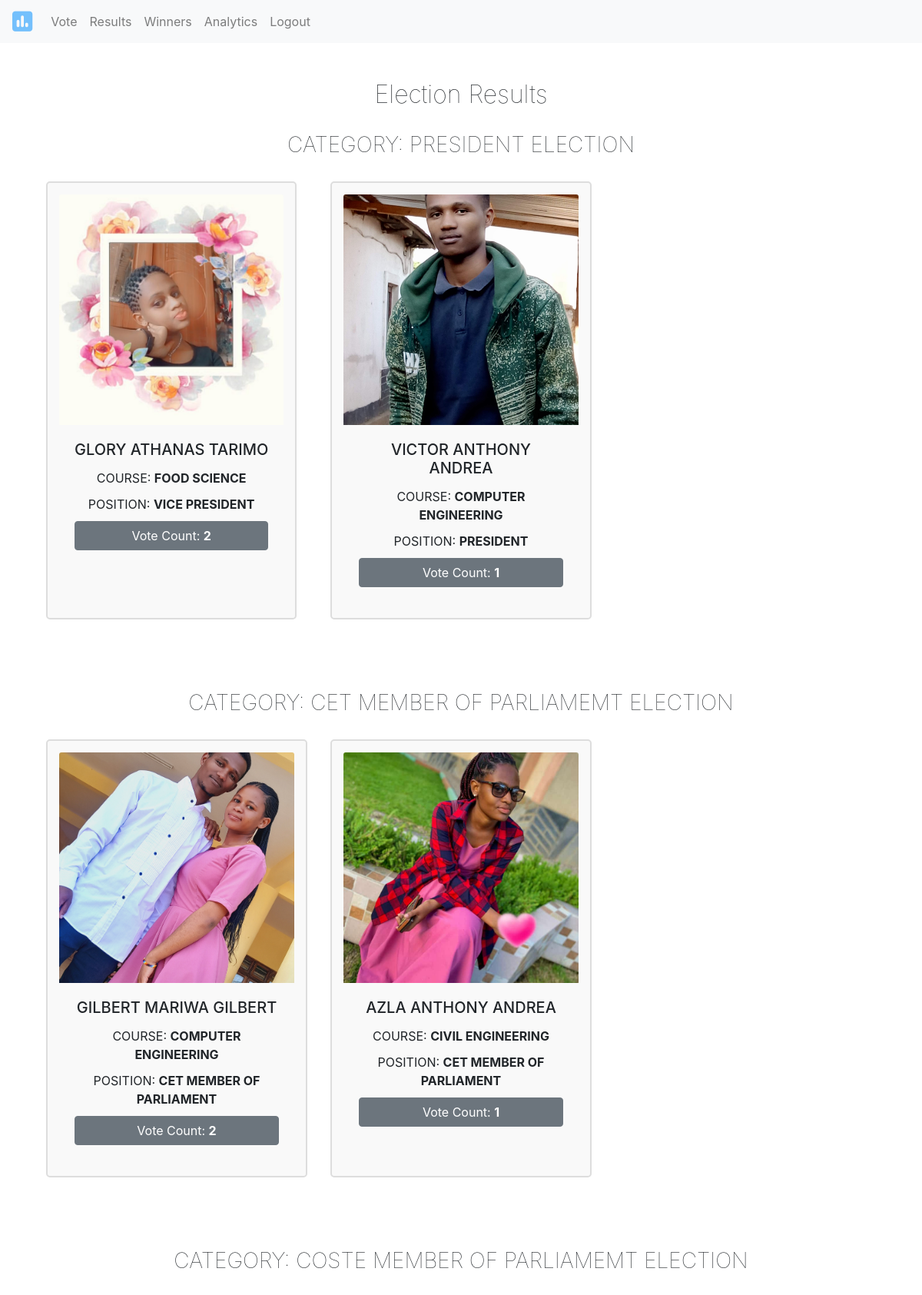
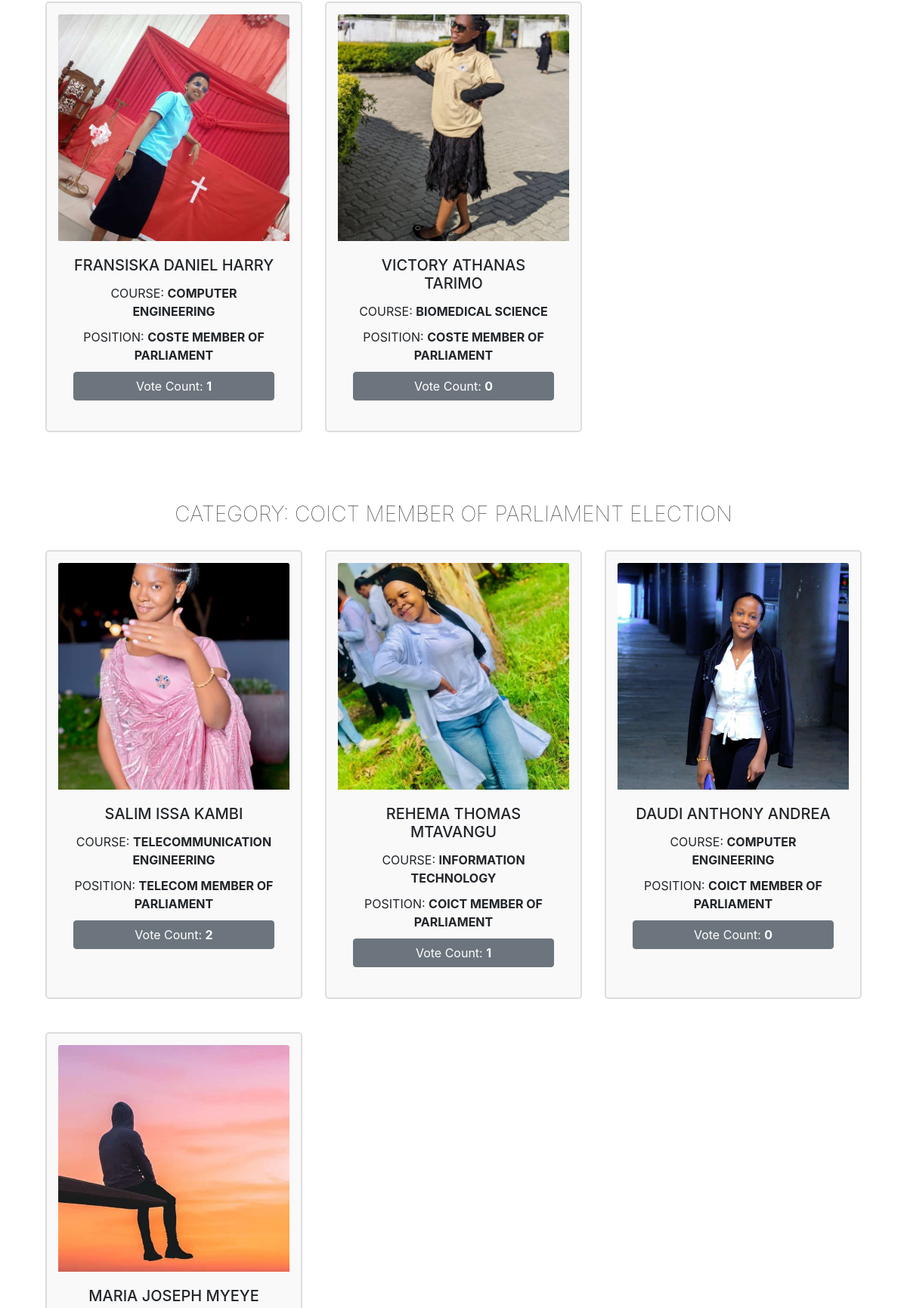
Page /election-results/ (signed in, upper part) on the committed database (2 pictures, top to bottom).
### election/models.py (models this page shows, shortened)
class Category(models.Model):
    category_name = models.CharField(max_length=100, unique=True)
    voting_start_time = models.DateTimeField(null=True, blank=True)
    voting_end_time = models.DateTimeField(null=True, blank=True)

class Candidate(models.Model):
    first_name = models.CharField(max_length=100, blank=False)
    middle_name = models.CharField(max_length=100, blank=True)
    last_name = models.CharField(max_length=100, blank=False)
    image = models.ImageField(upload_to='candidates/')
    course = models.CharField(max_length=100)
    level_of_study = models.CharField(max_length=100)
    year_of_study = models.CharField(max_length=50)
    position = models.CharField(max_length=100)
    category = models.ForeignKey(Category, on_delete=models.CASCADE, default=1)

### election/views.py (the view)
# urls.py: path('election-results/', election_results_view, name='election_results'),
@login_required
def election_results_view(request):
    tanzania_tz = pytz_timezone('Africa/Dar_es_Salaam')
    categories_with_candidates = Category.objects.filter(candidate__isnull=False).distinct()
    current_time = timezone.now().astimezone(tanzania_tz)
    for category in categories_with_candidates:
        candidates = category.candidate_set.annotate(vote_count=Count('vote')).order_by('-vote_count')
        category.candidates_with_votes = candidates
    return render(request, 'electionresults.html', {'categories': categories_with_candidates})

### election/templates/electionresults.html (shortened to what this page needs)
{% extends "base.html" %}
{% block content %}
<div class="container mt-5">
    <h2 class="text-center h1tag">Election Results</h2>
    {% for category in categories %}
        <div class="text-center mb-5">
            <h3 class="h1tag">CATEGORY: {{ category.category_name }} ELECTION</h3>
            <div class="row">
                {% for candidate in category.candidates_with_votes %}
                    <div class="col-md-4 mb-4 d-flex align-items-stretch">
                        <div class="result-card">
                            <img src="{{ candidate.image.url }}" class="card-img-top" alt="Candidate Image">
                            <div class="card-body text-center">
                                <h5>{{ candidate.first_name|upper }} {{ candidate.middle_name|upper }} {{ candidate.last_name|upper }}</h5>
                                <p>COURSE: <b>{{ candidate.course|upper }}</b></p>
                                <p>POSITION: <b>{{ candidate.position|upper }}</b></p>
                                <p class="btn btn-secondary">Vote Count: <b>{{ candidate.vote_count }}</b></p>
                            </div>
                        </div>
                    </div>
                {% endfor %}
            </div>
        </div>
    {% endfor %}
</div>
{% endblock %}

### election/templates/electionresults.html (style rules this page uses)
.card-body { display: flex; flex-direction: column; justify-content: space-between; }
.card-img-top { object-fit: cover; height: 300px; }
.h1tag { font-weight: lighter; margin-bottom: 30px; }
.result-card { border: 2px solid #ddd; border-radius: 5px; padding: 15px; margin-bottom: 20px; background-color: #f9f9f9; }
.result-card p { margin: 5px 0; }

### rows in the picture
Category: category_name "PRESIDENT"
Candidate: image (picture), first_name "GLORY", middle_name "ATHANAS", last_name "TARIMO", course "FOOD SCIENCE", position "VICE PRESIDENT", vote_count "2"
Candidate: image (picture), first_name "VICTOR", middle_name "ANTHONY", last_name "ANDREA", course "COMPUTER ENGINEERING", position "PRESIDENT", vote_count "1"
Category: category_name "CET MEMBER OF PARLIAMEMT"
Candidate: image (picture), first_name "GILBERT", middle_name "MARIWA", last_name "GILBERT", course "COMPUTER ENGINEERING", position "CET MEMBER OF PARLIAMENT", vote_count "2"
Candidate: image (picture), first_name "AZLA", middle_name "ANTHONY", last_name "ANDREA", course "CIVIL ENGINEERING", position "CET MEMBER OF PARLIAMENT", vote_count "1"
Category: category_name "COSTE MEMBER OF PARLIAMEMT"
Candidate: image (picture), first_name "FRANSISKA", middle_name "DANIEL", last_name "HARRY", course "COMPUTER ENGINEERING", position "COSTE MEMBER OF PARLIAMENT", vote_count "1"
Candidate: image (picture), first_name "VICTORY", middle_name "ATHANAS", last_name "TARIMO", course "BIOMEDICAL SCIENCE", position "COSTE MEMBER OF PARLIAMENT", vote_count "0"
Category: category_name "COICT MEMBER OF PARLIAMENT"
Candidate: image (picture), first_name "SALIM", middle_name "ISSA", last_name "KAMBI", course "TELECOMMUNICATION ENGINEERING", position "TELECOM MEMBER OF PARLIAMENT", vote_count "2"
Candidate: image (picture), first_name "REHEMA", middle_name "THOMAS", last_name "MTAVANGU", course "INFORMATION TECHNOLOGY", position "COICT MEMBER OF PARLIAMENT", vote_count "1"
Candidate: image (picture), first_name "DAUDI", middle_name "ANTHONY", last_name "ANDREA", course "COMPUTER ENGINEERING", position "COICT MEMBER OF PARLIAMENT", vote_count "0"
Candidate: image (picture), first_name "MARIA", middle_name "JOSEPH", last_name "MYEYE"
